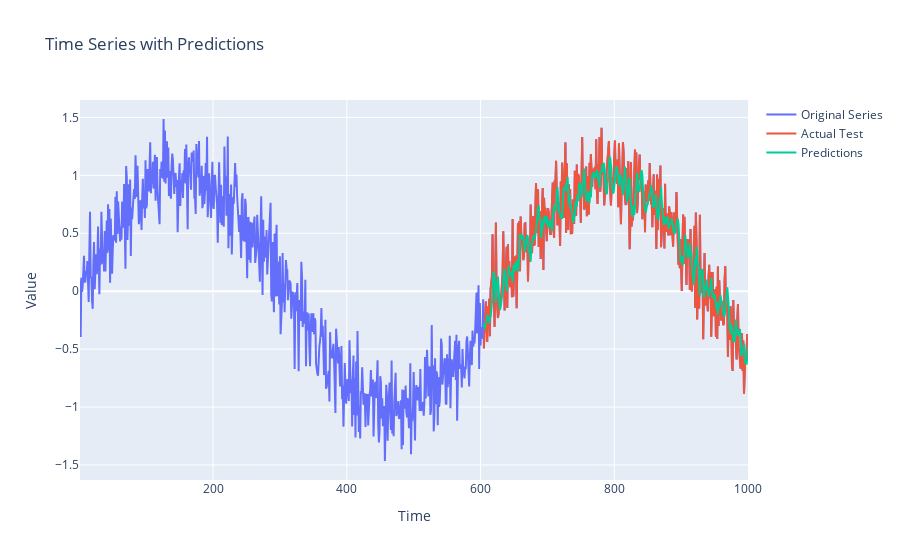

The code cell stored with this chart in its notebook:
### Code cell
import plotly.graph_objects as go

# Recover time index for predictions
# Note: lagged_df lost 'time', but you can rebuild it by shifting df['time'] by tau
# because lagged_df.iloc[tau:] corresponds to time[tau:]
time_for_preds = df['time'].iloc[lagged_df.index[600:]]

# Build figure
fig = go.Figure()

# Original time series
fig.add_trace(go.Scatter(
    x=df['time'],
    y=df['x'],
    mode='lines',
    name='Original Series'
))

# Optionally, also actual test target
fig.add_trace(go.Scatter(
    x=time_for_preds,
    y=y_test,
    mode='lines',
    name='Actual Test'
))

# Predictions
fig.add_trace(go.Scatter(
    x=time_for_preds,
    y=y_hat,
    mode='lines',
    name='Predictions'
))

fig.update_layout(
    title='Time Series with Predictions',
    xaxis_title='Time',
    yaxis_title='Value'
)

fig.show()

### Figure 1 — Plotly figure (JSON) as saved in the notebook; plotly's stock layout.template omitted (floating-point values rounded to 4 significant figures; data arrays with more than 128 entries replaced by an {"elided": "..."} marker saying what was removed)
{"data": [{"mode": "lines", "name": "Original Series", "type": "scatter", "x": {"elided": "1000 float values"}, "y": {"elided": "1000 float values"}}, {"mode": "lines", "name": "Actual Test", "type": "scatter", "x": {"elided": "396 float values"}, "y": {"elided": "396 float values"}}, {"mode": "lines", "name": "Predictions", "type": "scatter", "x": {"elided": "396 float values"}, "y": {"elided": "396 float values"}}], "layout": {"title": {"text": "Time Series with Predictions"}, "xaxis": {"title": {"text": "Time"}}, "yaxis": {"title": {"text": "Value"}}}}
